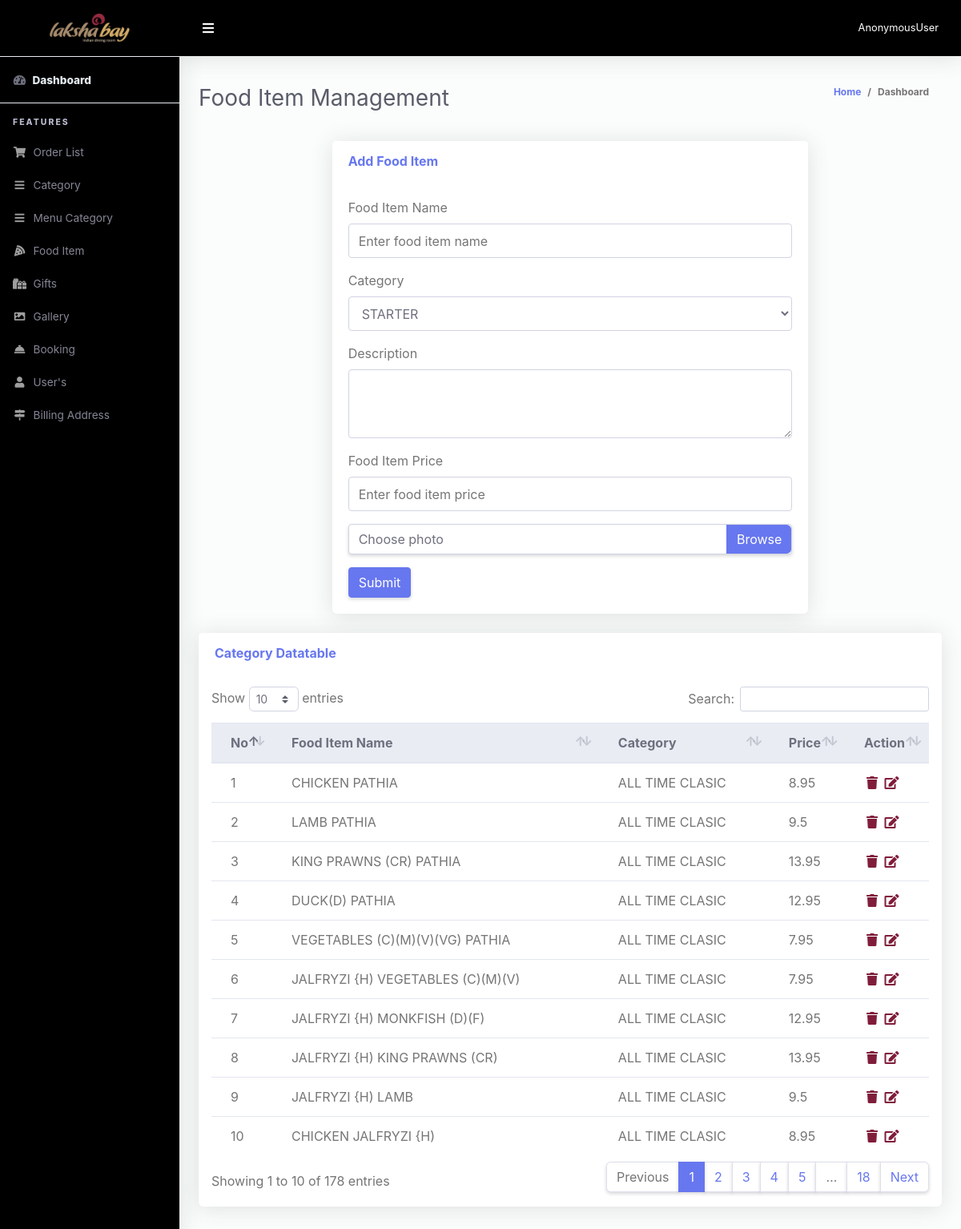
Screenshot of /superadmin/food-item/ with the database file from the repository.
### App_Lakshabay/models.py (models this page shows, shortened)
class Fitem(models.Model):
    item_id = models.AutoField(primary_key=True)
    item_name = models.CharField(max_length=120, blank=False)
    item_category = models.ForeignKey(menu_category, on_delete=models.CASCADE)
    item_description = models.TextField()
    item_price = models.FloatField(blank=True, null=True)
    photo = models.ImageField(upload_to="Online Food", default='defaultfood.jpg')

class menu_category(models.Model):
    menu_cat_id = models.AutoField(primary_key=True)
    menu_cat_name = models.CharField(max_length=120, blank=False)
    file=models.FileField(upload_to="Menuicon/",default="bell-pepper-capsicum.svg")
    def __str__(self):
        return self.menu_cat_name
    class Meta:
        verbose_name = _("Menu Category")
        verbose_name_plural = _("Menu Categories")

### App_Superadmin/views.py (the view, shortened to what this page needs)
# urls.py: path('food-item/', views.FoodItem, name="food_item"),
def FoodItem(request):
    fooditems=Fitem.objects.all().order_by("-item_id")
    menu_cat=menu_category.objects.all()
    context={
        'food_items':fooditems,
        'menu_cat':menu_cat,
    }
    return render(request,'App_Superadmin/fooditems.html',context)

### templates/App_Superadmin/fooditems.html (shortened to what this page needs)
{% extends 'App_Superadmin/base.html' %}
{% load static %}
{% block content %}
 <div class="container-fluid" id="container-wrapper">
          <div class="d-sm-flex align-items-center justify-content-between mb-4">
            <h1 class="h3 mb-0 text-gray-800">Food Item Management</h1>
            <ol class="breadcrumb">
              <li class="breadcrumb-item"><a href="{% url 'App_Lakshabay:index' %}">Home</a></li>
              <li class="breadcrumb-item active" aria-current="page">Dashboard</li>
            </ol>
          </div>
            <div class="col-lg-8 m-0 m-auto">
              <div class="card mb-4">
                <div class="card-header py-3 d-flex flex-row align-items-center justify-content-between">
                  <h6 class="m-0 font-weight-bold text-primary">Add Food Item</h6>
                </div>
                <div class="card-body">
                  <form method="post" enctype="multipart/form-data" action="{% url 'App_Superadmin:food_item' %}">{% csrf_token %}
                      <div class="form-group">
                          <label for="exampleInputEmail1">Food Item Name</label>
                          <input type="text" class="form-control" name="item_name" placeholder="Enter food item name" required>
                     </div>
                     <div class="form-group">
                      <label for="exampleFormControlSelect1">Category</label>
                      <select class="form-control" id="exampleFormControlSelect1" name="category">
                          {% for i in menu_cat %}
                        <option value="{{ i.menu_cat_id }}">{{ i.menu_cat_name }}</option>
                         {% endfor %}
                      </select>
                    </div>
                  <div class="form-group">
                      <label for="exampleFormControlTextarea1">Description</label>
                      <textarea class="form-control" id="exampleFormControlTextarea1"name="description" rows="3"></textarea>
                    </div>
                    <div class="form-group">
                          <label for="exampleInputEmail1">Food Item Price</label>
                          <input type="text" class="form-control" name="item_price" placeholder="Enter food item price" required>
                     </div>
                   <div class="form-group">
                      <div class="custom-file">
                        <label class="custom-file-label"  for="customFile">Choose photo</label>
                      </div>
                    </div>
                    <button type="submit" class="btn btn-primary">Submit</button>
                  </form>
                </div>
              </div>
            </div>
          <div class="row mb-3">
          <div class="col-lg-12">
              <div class="card mb-4">
                <div class="card-header py-3 d-flex flex-row align-items-center justify-content-between">
                  <h6 class="m-0 font-weight-bold text-primary">Category Datatable</h6>
                </div>
                <div class="table-responsive p-3">
                  <table class="table align-items-center table-flush table-hover" id="dataTableHover">
                    <thead class="thead-light">
                      <tr>
                        <th>No</th>
                        <th>Food Item Name</th>
                        <th>Category</th>
                        <th>Price</th>
                        <th>Action</th>
                      </tr>
                    </thead>
                    <tbody>
                    {% for c in food_items %}
                      <tr>
                        <td>{{ forloop.counter }}</td>
                        <td>{{ c.item_name }}</td>
                        <td>{{ c.item_category }}</td>
                        <td>{{ c.item_price }}</td>
                        <td>
                            <a href="{% url 'App_Superadmin:food_item_delete' c.item_id %}" onclick="return confirm('Are you sure you want to delete this item?');"><i class="fas fa-fw fa-trash" style="color: #801d3b;"></i></a>
                            <a href="{% url 'App_Superadmin:food_item_update' c.item_id %}"><i class="fas fa-fw fa-edit" style="color: #801d3b;"></i></a>
                        </td>
                      </tr>
                     {% endfor %}
                    </tbody>
                  </table>
                </div>
              </div>
            </div>
          </div>
        </div>
{% endblock %}

### rows the page displays
Fitem: item_name "CHICKEN PATHIA", item_category "ALL TIME CLASIC", item_price "8.95"
Fitem: item_name "LAMB PATHIA", item_category "ALL TIME CLASIC", item_price "9.5"
Fitem: item_name "KING PRAWNS (CR) PATHIA", item_category "ALL TIME CLASIC", item_price "13.95"
Fitem: item_name "DUCK(D) PATHIA", item_category "ALL TIME CLASIC", item_price "12.95"
Fitem: item_name "VEGETABLES (C)(M)(V)(VG) PATHIA", item_category "ALL TIME CLASIC", item_price "7.95"
Fitem: item_name "JALFRYZI {H) VEGETABLES (C)(M)(V)", item_category "ALL TIME CLASIC", item_price "7.95"
Fitem: item_name "JALFRYZI {H) MONKFISH (D)(F)", item_category "ALL TIME CLASIC", item_price "12.95"
Fitem: item_name "JALFRYZI {H) KING PRAWNS (CR)", item_category "ALL TIME CLASIC", item_price "13.95"
Fitem: item_name "JALFRYZI {H) LAMB", item_category "ALL TIME CLASIC", item_price "9.5"
Fitem: item_name "CHICKEN JALFRYZI {H)", item_category "ALL TIME CLASIC", item_price "8.95"

### other values shown
{{ request.user }} "AnonymousUser"
form field category "STARTER"
